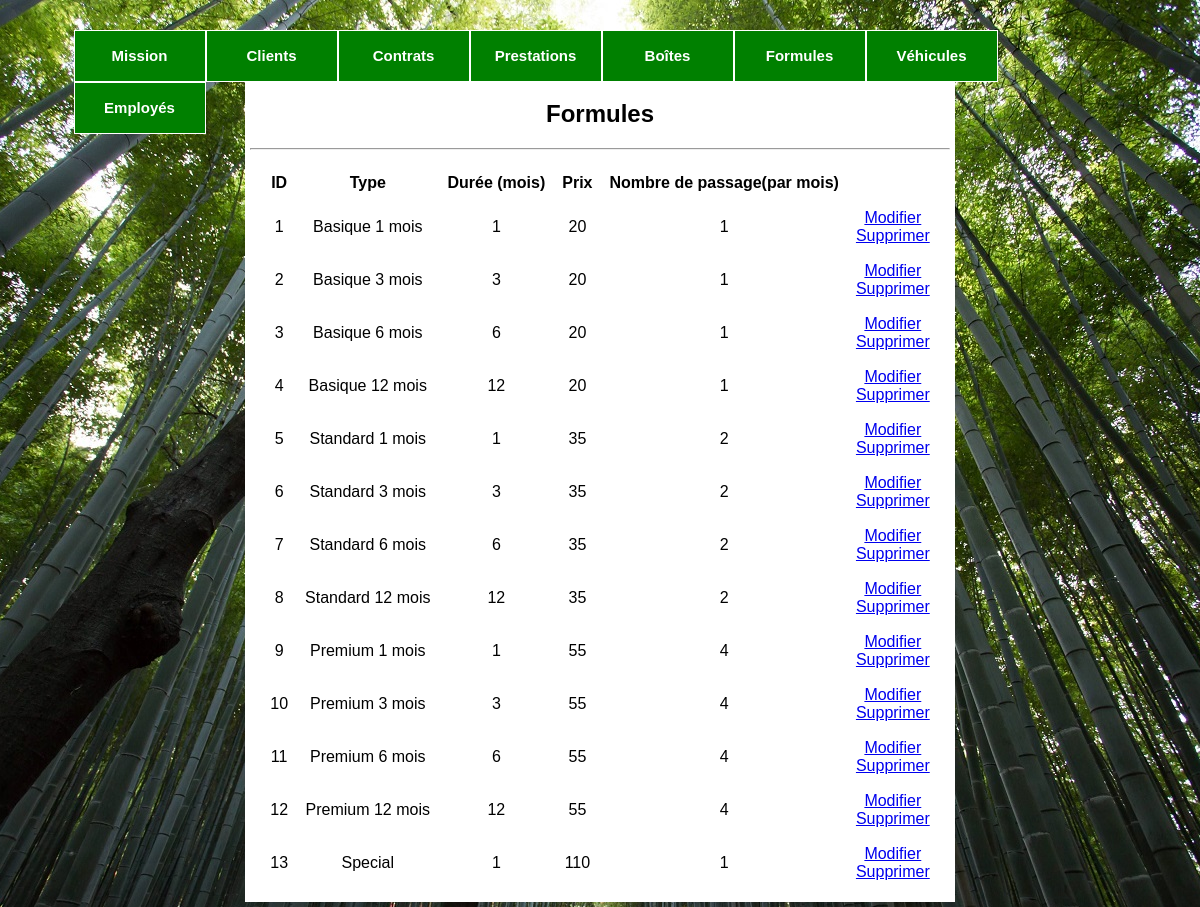
The app's page /formules.php with its own data.
### tables this page shows
CREATE TABLE IF NOT EXISTS `formule` (
  `formule_id` INT UNSIGNED NOT NULL AUTO_INCREMENT,
  `type` VARCHAR(45) NOT NULL,
  `duree_mois` INT(3) UNSIGNED NOT NULL DEFAULT 1,
  `prix` INT(4) UNSIGNED NOT NULL,
  `nombre_passage_mois` TINYINT(2) UNSIGNED NOT NULL DEFAULT 1,
  `last_update` TIMESTAMP NOT NULL DEFAULT CURRENT_TIMESTAMP,
  PRIMARY KEY (`formule_id`),
  UNIQUE INDEX `option_id_UNIQUE` (`formule_id` ASC));

### includes/include.php (called while the page is built, shortened)
<?php
    function connexion($requete, $type_req)
    {
        try
        {
            $connexion = new PDO('mysql:host=localhost; dbname=oust','root', 'root');
            $connexion->setAttribute(PDO::ATTR_ERRMODE, PDO::ERRMODE_EXCEPTION);
        }
        catch (Exception $e)
        {
            echo 'Une erreur est survenue lors de la connexion à la base de données.'.$e->getMessage();
            die();
        }
        if ($type_req == 'select')
        {
            $resultats = $connexion->query("$requete");
        }
        else
        {
            $resultats = $connexion->exec("$requete");
        }
        return $resultats;
    }
?>

### formules.php (the view, shortened to what this page needs)
<!DOCTYPE html>
<?php
    include ('includes/include.php');
?>
<html lang="fr">
    <head>
        <link href="css/oust.css" rel="stylesheet" type="text/css" media="all">
    </head>
    <body>
        <?php include 'menu.php'; ?>
        <div id ="wrapper" class="formules">
            <h2>Formules</h2>
            <hr>
            <table align="center">
                <tr>
                    <th>ID</th>
                    <th>Type</th>
                    <th>Dur&eacutee (mois)</th>
                    <th>Prix</th>
                    <th>Nombre de passage(par mois)</th>
                </tr>
                <?php
                    $reqSQL = 'SELECT *
                               FROM formule';
                    $resSQL = connexion($reqSQL, 'select');
                    while (($ligneSQL = $resSQL->fetch()))
                    {
                        echo '<tr>
                              <td>'.$ligneSQL['formule_id'].'</td>
                              <td>'.$ligneSQL['type'].'</td>
                              <td>'.$ligneSQL['duree_mois'].'</td>
                              <td>'.$ligneSQL['prix'].'</td>
                              <td>'.$ligneSQL['nombre_passage_mois'].'</td>
                                    <td>
                                        <a href="gestionFormules.php?formule_id='.$ligneSQL['formule_id'].'"">
                                            Modifier
                                        </a>
                                        <br/>
                                        <a href="suppressionFormules.php?formule_id='.$ligneSQL['formule_id'].'">
                                            Supprimer
                                        </a>
                                    </td>
                              </tr>';
                    }
                ?>
            </table>
        </div>
    </body>
</html>

### css/oust.css (style rules this page uses)
body { background-image: url("../images/background-arbre.jpg"); background-repeat: no-repeat; background-attachment: fixed; width: 100%; height: 100%; background-position: top center; position: relative; margin: auto; }
table { border-spacing: 15px; }
#wrapper { background: white; margin: auto; margin-top: 30px; margin-bottom: 30px; width: 792px; text-align: center; padding: 50px 5px 5px 5px; }
#wrapper.formules { width: 700px; }

### records on screen
formule: formule_id "1", type "Basique 1 mois", duree_mois "1", prix "20", nombre_passage_mois "1"
formule: formule_id "2", type "Basique 3 mois", duree_mois "3", prix "20", nombre_passage_mois "1"
formule: formule_id "3", type "Basique 6 mois", duree_mois "6", prix "20", nombre_passage_mois "1"
formule: formule_id "4", type "Basique 12 mois", duree_mois "12", prix "20", nombre_passage_mois "1"
formule: formule_id "5", type "Standard 1 mois", duree_mois "1", prix "35", nombre_passage_mois "2"
formule: formule_id "6", type "Standard 3 mois", duree_mois "3", prix "35", nombre_passage_mois "2"
formule: formule_id "7", type "Standard 6 mois", duree_mois "6", prix "35", nombre_passage_mois "2"
formule: formule_id "8", type "Standard 12 mois", duree_mois "12", prix "35", nombre_passage_mois "2"
formule: formule_id "9", type "Premium 1 mois", duree_mois "1", prix "55", nombre_passage_mois "4"
formule: formule_id "10", type "Premium 3 mois", duree_mois "3", prix "55", nombre_passage_mois "4"
formule: formule_id "11", type "Premium 6 mois", duree_mois "6", prix "55", nombre_passage_mois "4"
formule: formule_id "12", type "Premium 12 mois", duree_mois "12", prix "55", nombre_passage_mois "4"
formule: formule_id "13", type "Special", duree_mois "1", prix "110", nombre_passage_mois "1"
